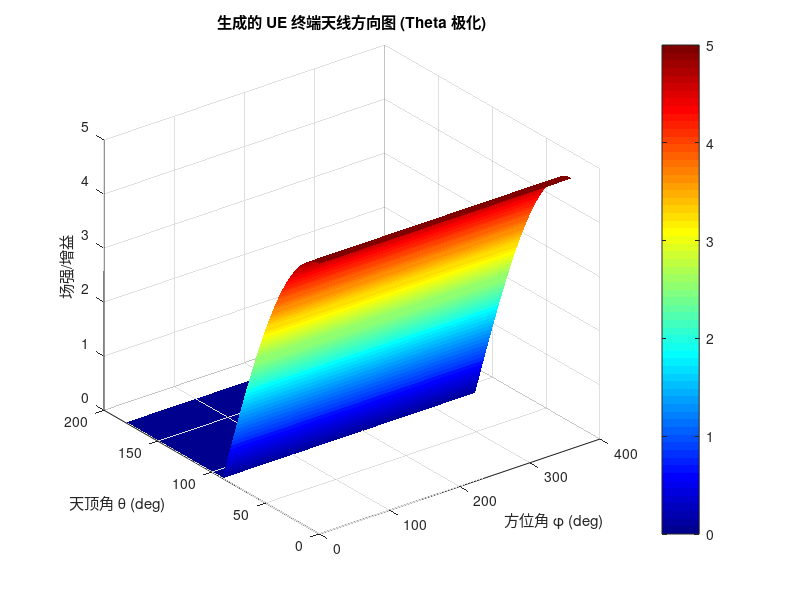

This figure's MATLAB source:
% =========================================================
% 脚本：生成供 CDL 模型使用的天线 3D 方向图矩阵
% =========================================================
clear; clc;

% 1. 定义高分辨率的空间角度网格 (单位：度)
% 方位角 Phi: 0 到 360 度
% 俯仰角/天顶角 Theta: 0 到 180 度
phi_grid = linspace(0, 360, 361); 
theta_grid = linspace(0, 180, 181);
[Phi_Mesh, Theta_Mesh] = meshgrid(phi_grid, theta_grid);

% 将角度转为弧度用于公式计算
Phi_rad = Phi_Mesh * pi / 180;
Theta_rad = Theta_Mesh * pi / 180;

%% ---------------------------------------------------------
% 2. 生成终端接收天线 (UE Rx) - 宽波束贴片天线模型
% ----------------------------------------------------------
% 假设终端天线主要向上辐射，Theta > 90 (下半球) 辐射很小
% 极化方向：假设主要为 Theta 极化 (垂直极化主导)
G_rx_max = 5; % 最大增益 5 dBi 左右
Rx_Pattern_Theta = G_rx_max * (cos(Theta_rad) .* (Theta_rad <= pi/2)); % 仅上半球有较强辐射
Rx_Pattern_Phi   = 0.1 * ones(size(Theta_Mesh)); % 交叉极化分量(水平)很小，给个底噪

%% ---------------------------------------------------------
% 3. 生成卫星发射天线 (Sat Tx) - 高定向点波束模型
% ----------------------------------------------------------
% 假设波束极窄，且采用 +/- 45度双线极化发射
beamwidth = 10 * pi / 180; % 3dB 波束宽度 10度
G_tx_max = 30; % 最大增益 30 dBi
% 用高斯包络模拟高定向波束 (聚焦在 Theta = 0 正下方)
SpotBeam = G_tx_max * exp(- (Theta_rad.^2) / (2 * (beamwidth/2.35)^2) );

% 将总增益投影到 Theta 和 Phi 两个极化方向 (模拟 45 度倾斜极化)
Tx_Pattern_Theta = SpotBeam * cos(pi/4);
Tx_Pattern_Phi   = SpotBeam * sin(pi/4);

%% ---------------------------------------------------------
% 4. 保存为标准 .mat 数据文件，供平台调用
% ----------------------------------------------------------
save('Antenna_Data.mat', 'phi_grid', 'theta_grid', ...
     'Rx_Pattern_Theta', 'Rx_Pattern_Phi', ...
     'Tx_Pattern_Theta', 'Tx_Pattern_Phi');

disp('✅ 天线方向图数据已成功生成并保存为 Antenna_Data.mat！');

% 画个图看看我们生成的 UE 天线长什么样
figure;
surf(Phi_Mesh, Theta_Mesh, abs(Rx_Pattern_Theta), 'EdgeColor', 'none');
title('生成的 UE 终端天线方向图 (Theta 极化)');
xlabel('方位角 \phi (deg)'); ylabel('天顶角 \theta (deg)'); zlabel('场强/增益');
colormap('jet'); colorbar;
